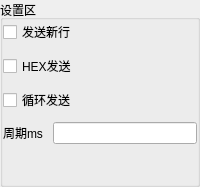
       <widget class="QGroupBox" name="groupBox_2">
        <property name="title">
         <string>设置区</string>
        </property>
        <layout class="QVBoxLayout" name="verticalLayout">
         <property name="spacing">
          <number>10</number>
         </property>
         <property name="leftMargin">
          <number>0</number>
         </property>
         <property name="topMargin">
          <number>0</number>
         </property>
         <property name="rightMargin">
          <number>0</number>
         </property>
         <property name="bottomMargin">
          <number>0</number>
         </property>
         <item>
          <widget class="QCheckBox" name="checkBox_23">
           <property name="text">
            <string>发送新行</string>
           </property>
          </widget>
         </item>
         <item>
          <widget class="QCheckBox" name="checkBox_24">
           <property name="text">
            <string>HEX发送</string>
           </property>
          </widget>
         </item>
         <item>
          <widget class="QCheckBox" name="checkBox_25">
           <property name="text">
            <string>循环发送</string>
           </property>
          </widget>
         </item>
         <item>
          <layout class="QHBoxLayout" name="horizontalLayout_2">
           <item>
            <widget class="QLabel" name="label_8">
             <property name="text">
              <string>周期ms</string>
             </property>
            </widget>
           </item>
           <item>
            <widget class="QLineEdit" name="lineEdit_23"/>
           </item>
          </layout>
         </item>
         <item>
          <spacer name="verticalSpacer">
           <property name="orientation">
            <enum>Qt::Vertical</enum>
           </property>
           <property name="sizeHint" stdset="0">
            <size>
             <width>20</width>
             <height>40</height>
            </size>
           </property>
          </spacer>
         </item>
        </layout>
       </widget>
